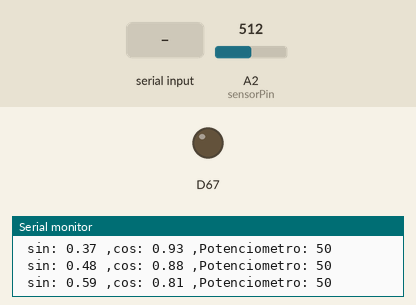
Recording of a sketch running on a simulated Arduino Due. On the bench: output pins drawn as LEDs (lit = HIGH), the last lines printed to the serial monitor. The test bench sets the inputs (shaded band); at power-on: A2 (sensorPin) = 512.

Above: at 1.2 s.
1.3 s: "90,45\n" received over Serial
At 1.5 s:
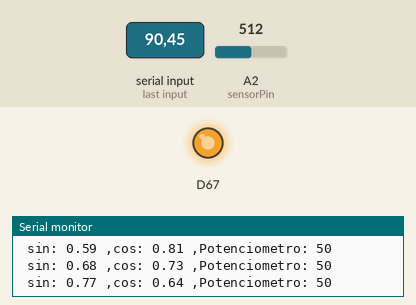
At 1.9 s:
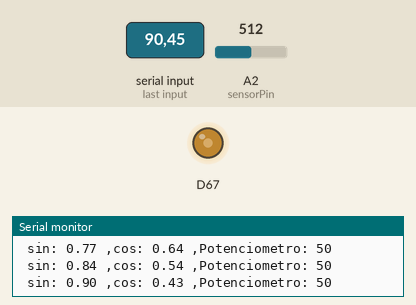
4.3 s: "5\n" received over Serial
At 5.3 s:
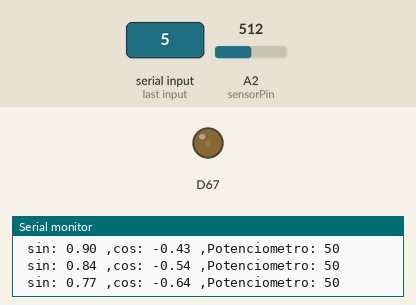
Timing chart, 0 to 7.3 s (numbered marks = the images above; inputs shaded):
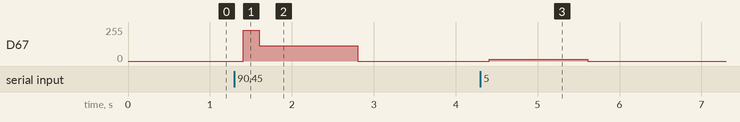

The sketch:

Arduino-Nodered02.ino
```cpp
int k = 0; // Discretizando las funciones trigonométricas a ser enviadas
static float pi = 3.1416;
int value = 0;
int sensorPin = A2;
int sensorValue = 0;
int pot = 0;
float seno = 0;
float coseno = 0;
int N = 50;

void setup() {
  // put your setup code here, to run once:
  Serial.begin(9600);
}

void loop() {

  sensorValue = analogRead(sensorPin);
  pot = sensorValue*100/1024;
  seno = sin(2*pi*k/N);
  coseno = cos(2*pi*k/N);
  Serial.print(" sin: ");
  Serial.print(seno);
  Serial.print(" ,cos: ");
  Serial.print(coseno);
  Serial.print(" ,Potenciometro: ");
  Serial.println(pot);

  k = k+1;


  if(Serial.available())
  {
    int valueread = Serial.parseInt(); // Esta en porcentaje [0 a 100]
    value = valueread*4094/100;
    // Los valores aceptados son de 0 a 4095
    if (value < 0){
      value = 0;
      }
    if (value > 4094){
      value = 4094;
      }
    }
  analogWriteResolution(12);
  analogWrite(DAC1,value);
  delay(200);
}
```

Measured:
- after the input at 1.3 s, D67: 0/255 → 229/255 after 0.10 s, → 114/255 0.20 s later, → 0/255 1.2 s later
- after the input at 4.3 s, D67: 0/255 → 12/255 after 0.11 s, → 0/255 1.2 s later
